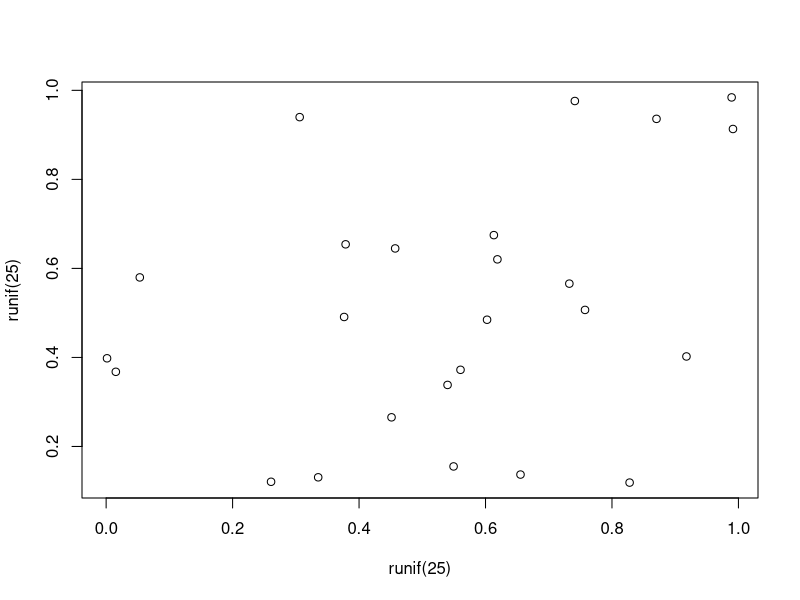

Write the R code that produced this figure.
## ---- chunk 1
#| label: fig-meaningless
#| fig-cap: A meaningless scatterplot
#| fig-width: 5
#| fig-height: 5
#| fig-align: center
#| out-width: 50%
#| echo: false
plot(runif(25), runif(25))
## ---- chunk 2
#| label: tbl-simple
#| tbl-cap: Caption centered above table
#| echo: true
knitr::kable(head(mtcars)[,1:4])
